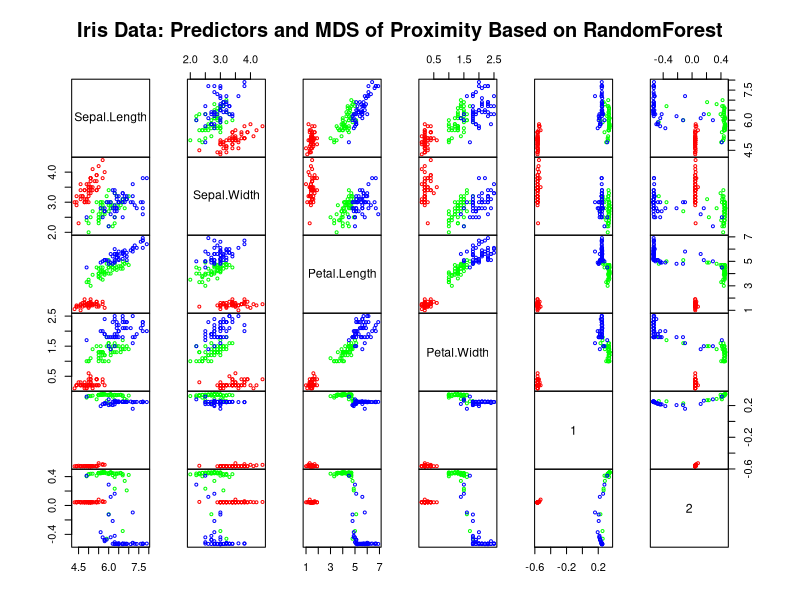
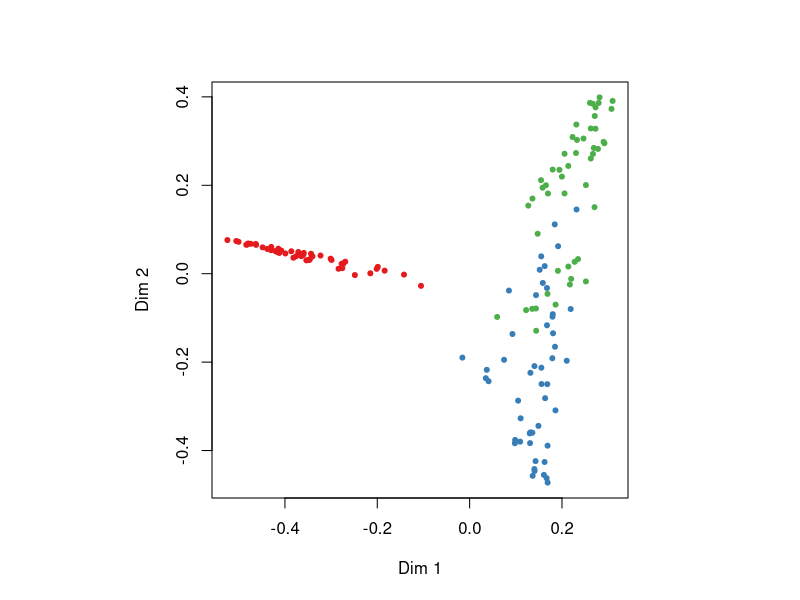

Recreate these plots in R, in order.


library(randomForest)

## Classification:
     ##data(iris)
     set.seed(71)
     iris.rf <- randomForest(Species ~ ., data=iris, importance=TRUE,
                             proximity=TRUE)
     print(iris.rf)
     ## Look at variable importance:
     round(importance(iris.rf), 2)
     ## Do MDS on 1 - proximity:
     iris.mds <- cmdscale(1 - iris.rf$proximity, eig=TRUE)
     op <- par(pty="s")
     pairs(cbind(iris[,1:4], iris.mds$points), cex=0.6, gap=0,
           col=c("red", "green", "blue")[as.numeric(iris$Species)],
           main="Iris Data: Predictors and MDS of Proximity Based on RandomForest")
     par(op)
     print(iris.mds$GOF)
     
     ## The `unsupervised' case:
     set.seed(17)
     
      iris.urf <- randomForest(iris[, -5])
     MDSplot(iris.urf, iris$Species)
     
     ## stratified sampling: draw 20, 30, and 20 of the species to grow each tree.
     (iris.rf2 <- randomForest(iris[1:4], iris$Species, 
                               sampsize=c(20, 30, 20)))
     
     ## Regression:
     ## data(airquality)
     set.seed(131)
     ozone.rf <- randomForest(Ozone ~ ., data=airquality, mtry=3,
                              importance=TRUE, na.action=na.omit)
     print(ozone.rf)
     ## Show "importance" of variables: higher value mean more important:
     round(importance(ozone.rf), 2)
     
     ## "x" can be a matrix instead of a data frame:
     set.seed(17)
     x <- matrix(runif(5e2), 100)
     y <- gl(2, 50)


 (myrf <- randomForest(x, y))
     (predict(myrf, x))
     
     ## "complicated" formula:
     (swiss.rf <- randomForest(sqrt(Fertility) ~ . - Catholic + I(Catholic < 50),
                               data=swiss))
     (predict(swiss.rf, swiss))
     ## Test use of 32-level factor as a predictor:
     set.seed(1)
     x <- data.frame(x1=gl(32, 5), x2=runif(160), y=rnorm(160))
     (rf1 <- randomForest(x[-3], x[[3]], ntree=10))
     
     ## Grow no more than 4 nodes per tree:
     (treesize(randomForest(Species ~ ., data=iris, maxnodes=4, ntree=30)))
     
